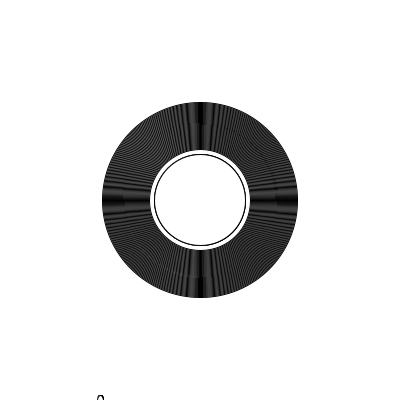
Frame 1 (no input)
Frame 60 (the mouse pressed at the canvas centre just before this capture): identical to frame 1, image omitted
Frame 120 (the mouse held since frame 60 and released just before this capture): identical to frame 1, image omitted

The Processing sketch that drew this single still picture (run headless with seeded random() and noise(); from frame 60 on, the mouse is pressed at the canvas centre):

// Processing sketch: processing_137604
// ── processing_137604.pde


void setup(){
size(400,400);
}

void draw(){
  background(255,255,255);

 int h = 195;
 while (h > 100) {
//   fill(0,0,0);
   ellipse(width/2, height/2, h, h);
      ellipse(width/2, height/2, h-10, h-10);

   ellipse(width/2, height/2, h-10, h-10);
   ellipse(width/2, height/2, h-10, h-10);
  
      


   h = h - 2;
   // fill(0,0,0);
   ellipse(width/2, height*h,h,h);
   ellipse(width/4,height,6,9);
   
 
   
}

}
